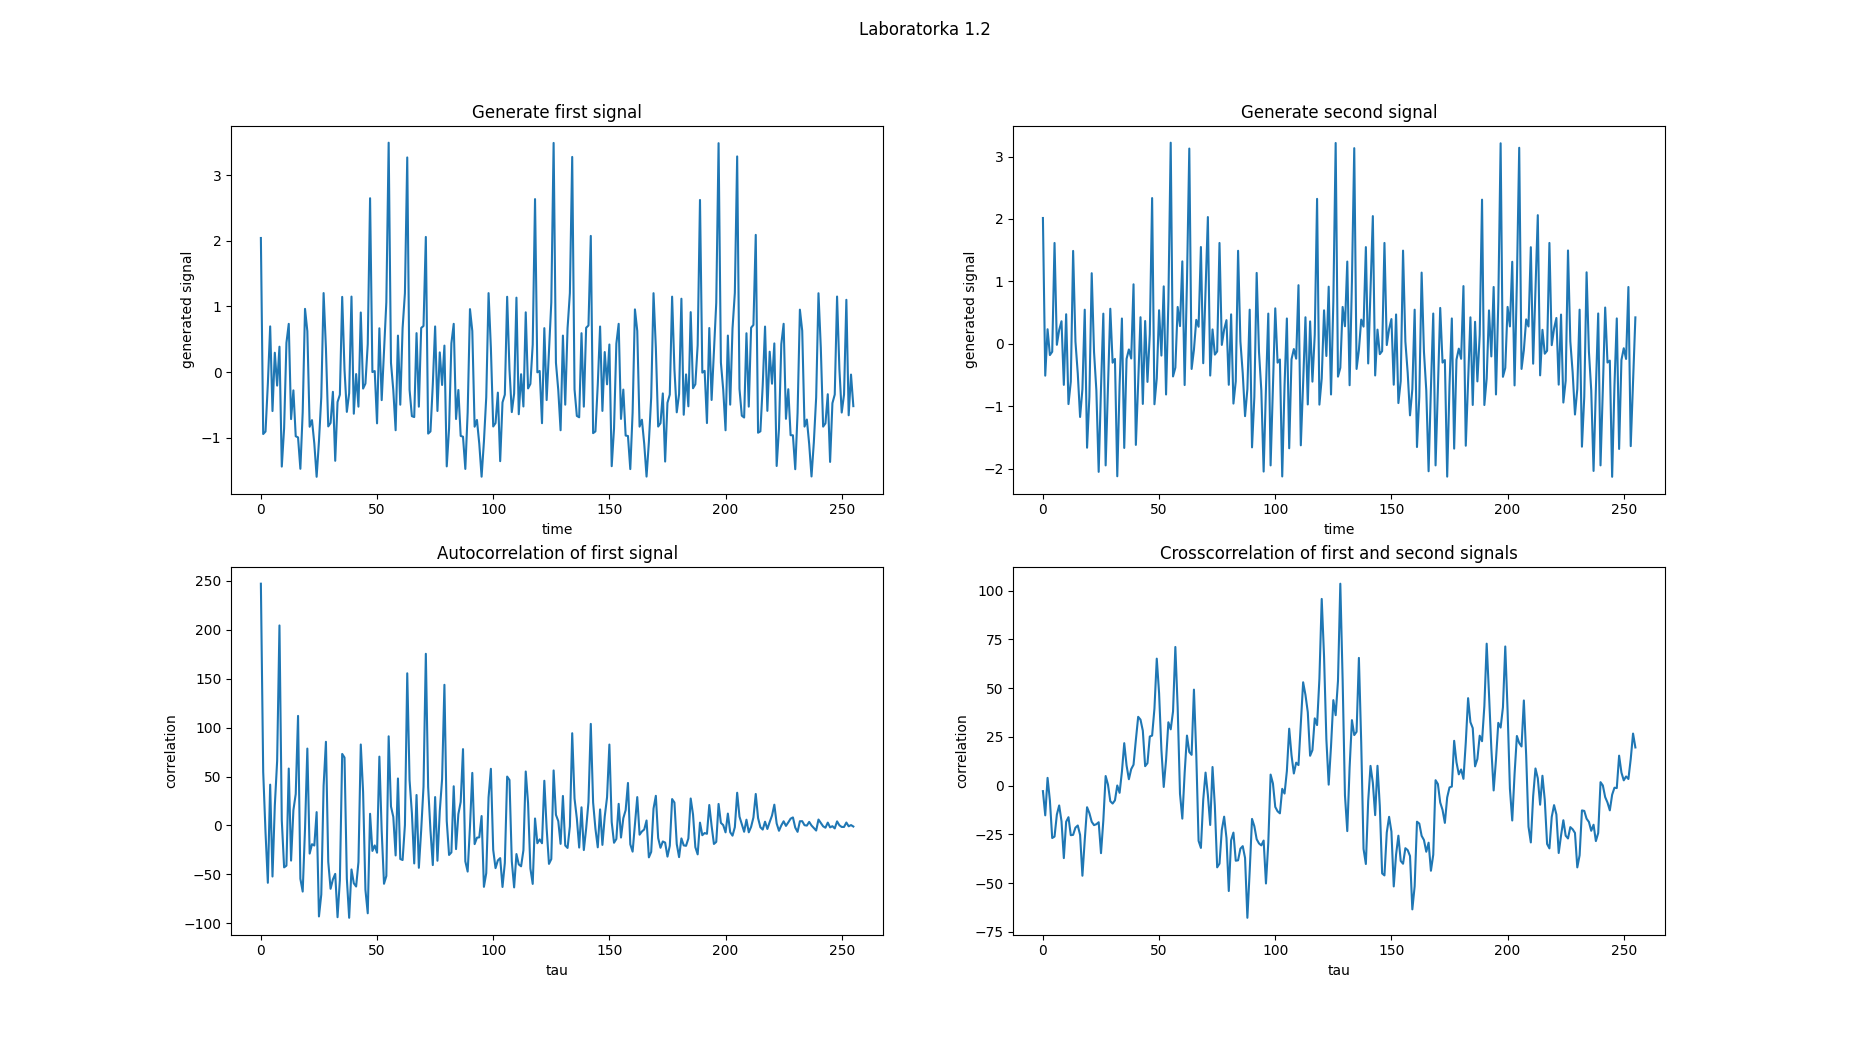

Source code (Python):
import matplotlib.pyplot as plt
import signal_generator
import complexity_generator
import statistics_utils

HARMONICS = 10
FREQUENCY = 1500
DISCRETE_CALLS = 256

signal_first = signal_generator.generate_signal(
  HARMONICS,
  FREQUENCY,
  DISCRETE_CALLS
)
signal_second = signal_generator.generate_signal(
  HARMONICS,
  FREQUENCY,
  DISCRETE_CALLS
)

auto_correlation_signal = statistics_utils.auto_correlation(signal_first)
cross_correlation_signal = statistics_utils.cross_correlation(signal_first, signal_second)

# auto_correlation_time = complexity_generator.calculate_time_correlation(
#   HARMONICS,
#   FREQUENCY,
#   500,
#   'auto'
# )
#
# cross_correlation_time = complexity_generator.calculate_time_correlation(
#   HARMONICS,
#   FREQUENCY,
#   500,
#   'cross'
# )

fig, (((ax00), (ax01)), ((ax10), (ax11))) = plt.subplots(2, 2)
fig.suptitle('Laboratorka 1.2')
fig.set_size_inches(18.5, 10.5)

ax00.plot(signal_first)
ax00.set_title('Generate first signal')
ax00.set(xlabel='time', ylabel='generated signal')

ax01.plot(signal_second)
ax01.set_title('Generate second signal')
ax01.set(xlabel='time', ylabel='generated signal')

ax10.plot(auto_correlation_signal)
ax10.set_title('Autocorrelation of first signal')
ax10.set(xlabel='tau', ylabel='correlation')

ax11.plot(cross_correlation_signal)
ax11.set_title('Crosscorrelation of first and second signals')
ax11.set(xlabel='tau', ylabel='correlation')

fig.savefig('lab1_2.png')

# fig, (ax3, ax4) = plt.subplots(2)
# fig.suptitle('Laboratorka 1.2 Complexity')
# fig.set_size_inches(18.5, 10.5)
#
# ax3.plot(auto_correlation_time)
# ax3.set_title('Complexity of auto correlation')
# ax3.set(xlabel='number of discrete calls', ylabel='time (seconds)')
#
# ax4.plot(cross_correlation_time)
# ax4.set_title('Complexity of cross correlation')
# ax4.set(xlabel='number of discrete calls', ylabel='time (seconds)')
# fig.savefig('lab1_2_complexity.png')

plt.show()



